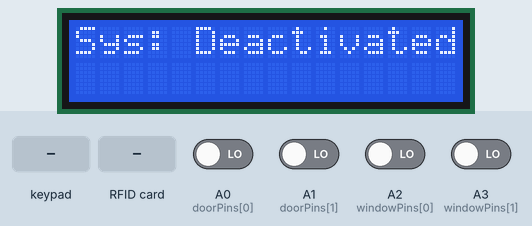
Bench run of a sketch on a simulated Arduino Nano 33 IoT. Shown: 16×2 character LCD. The inputs (shaded band) are chosen by the test bench; at power-on: A0 (doorPins[0]), A1 (doorPins[1]), A2 (windowPins[0]), A3 (windowPins[1]) LOW. Nothing arrives over Bluetooth unless stated; what the sketch prints to the serial monitor is not drawn.

Above: at 1.3 s.
1.4 s: keypad keys 5 7 5 6 2 1 # pressed 0.4 s apart
At 5.4 s:
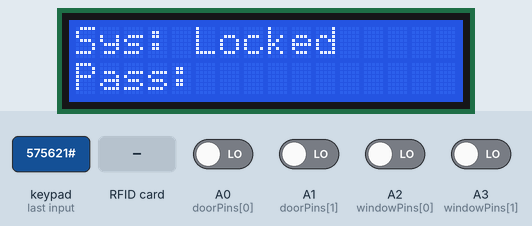
5.7 s: A0 (doorPins[0]) driven HIGH
At 6.3 s:
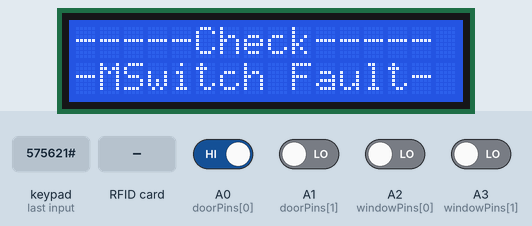
7.4 s: RFID card 5E 7A 19 C4 held to the reader
At 8.4 s:
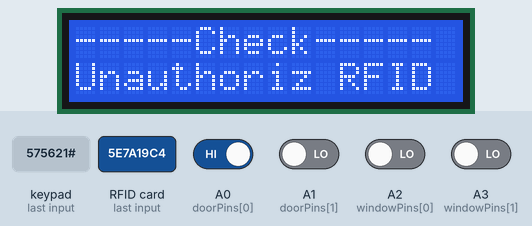
8.9 s: key '*' pressed
At 9.3 s:
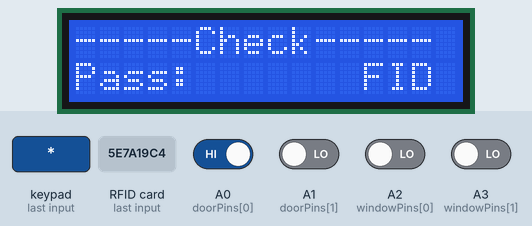
10.4 s: keypad keys 8 7 6 5 # pressed 0.4 s apart
At 13.7 s:
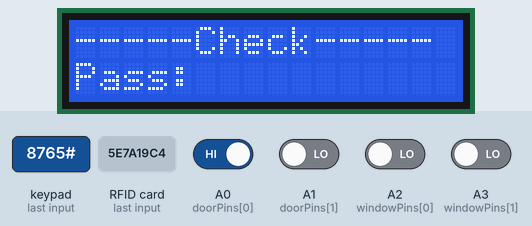
14.0 s: A0 (doorPins[0]) driven LOW
At 14.5 s:
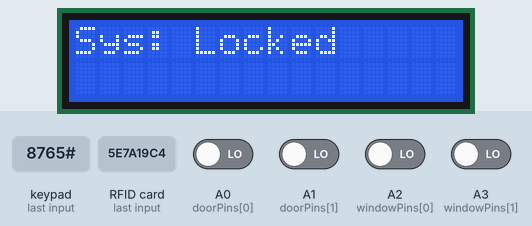
Timing chart, 0 to 16.6 s (numbered marks = the images above; inputs shaded):
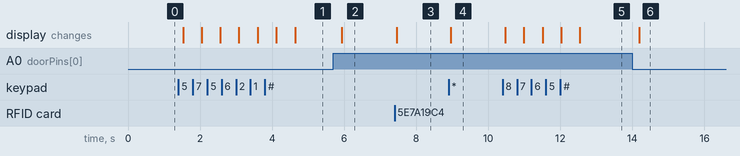

Measured:
- after the input at 1.4 s, the display: first changes after 0.13 s (image 1 shows a later state)
- after the input at 5.7 s, the display: changes after 0.23 s (image 2)
- after the input at 7.4 s, the display: changes after 0.06 s (image 3)
- after the input at 8.9 s, the display: changes after 0.05 s (image 4)
- after the input at 10.4 s, the display: first changes after 0.07 s (image 5 shows a later state)
- after the input at 14.0 s, the display: changes after 0.19 s (image 6)

The sketch:

Project.ino
```cpp
#include <ArduinoBLE.h>
#include <SPI.h>
#include <MFRC522.h>
#include <LiquidCrystal_I2C.h>
#include <Keypad.h>
#include <Wire.h>

// Bluetooth setup
#define SERVICE_UUID           "6E400001-B5A3-F393-E0A9-E50E24DCCA9E"
#define CHARACTERISTIC_UUID_RX "6E400002-B5A3-F393-E0A9-E50E24DCCA9E"
#define CHARACTERISTIC_UUID_TX "6E400003-B5A3-F393-E0A9-E50E24DCCA9E"
// BLE Variables
BLEService securityService(SERVICE_UUID); // create service
BLEStringCharacteristic rxCharacteristic(CHARACTERISTIC_UUID_RX, BLEWrite, 30);
BLEStringCharacteristic txCharacteristic(CHARACTERISTIC_UUID_TX, BLENotify, 30);

// RFID setup
#define SS_PIN 10
#define RST_PIN 9
MFRC522 mfrc522(SS_PIN, RST_PIN);
byte authorizedUID[4] = {0xD0, 0xE1, 0x26, 0x10}; // Authorized card UID
// LCD setup
LiquidCrystal_I2C lcd(0x3F, 16, 2);
// Keypad setup
const byte ROWS = 4;
const byte COLS = 3;
char keys[ROWS][COLS] = {{'1','2','3'}, {'4','5','6'}, {'7','8','9'}, {'*','0','#'}};
byte rowPins[ROWS] = {8, 7, 6, 5};
byte colPins[COLS] = {4, 3, 2};
// Microswitch setup
Keypad keypad(makeKeymap(keys), rowPins, colPins, ROWS, COLS);
int doorPins[2] = {A0, A1};
int windowPins[2] = {A2, A3};
// System state
bool systemDeactivated = true;
String enteredPassword = "";
String correctPassword = "575621";
// Global variables to keep track of door and window status changes
bool wasDoorWindowFault = false;
bool potentialBreakIn = false;
bool lastSystemActivated = true;
bool lastPotentialBreakIn = true;
bool lastlockSys = true;
bool lastdeactSys = true;

void setup() {
  Serial.begin(9600);
  while (!Serial);
  SPI.begin();
  mfrc522.PCD_Init();
  lcd.init();
  lcd.backlight();
  updateLCD();
  Serial.println("System Initialized");

  if (!BLE.begin()) {
    Serial.println("Starting BLE failed!");
    while (1);
  }

  BLE.setLocalName("SecuritySystem");
  BLE.setAdvertisedService(securityService);
  securityService.addCharacteristic(rxCharacteristic);
  securityService.addCharacteristic(txCharacteristic);
  BLE.addService(securityService);
  BLE.setEventHandler(BLEConnected, blePeripheralConnectHandler);
  BLE.setEventHandler(BLEDisconnected, blePeripheralDisconnectHandler);
  rxCharacteristic.setEventHandler(BLEWritten, rxCharacteristicWritten);
  rxCharacteristic.setValue("SecuritySystem");
  BLE.advertise();
  Serial.println(("Bluetooth device active, waiting for connections..."));
  Serial.println(BLE.address());


  /*
  BLE.setLocalName("SecuritySystem");
  BLE.setAdvertisedService(securityService);
  securityService.addCharacteristic(systemStateCharacteristic);
  BLE.addService(securityService);
  systemStateCharacteristic.writeValue("Locked");
  BLE.advertise();
  Serial.println("BLE service advertised");
  */
}

void loop() {
  BLE.poll();
  readKeypad();
  checkRFID();
  checkDoorsAndWindows();
  dataSend();
}

// Function to compare two UIDs
bool isAuthorizedUID(byte *scannedUID) {
  for (byte i = 0; i < 4; i++) {  // Assuming UID is 4 bytes
    if (scannedUID[i] != authorizedUID[i]) {
      return false;
    }
  }
  return true;
}

void readKeypad() {
  char key = keypad.getKey();
  if (key) {
    Serial.print("Keypad pressed: ");
    Serial.println(key);
    if (key == '#') {
      if (enteredPassword == correctPassword) {
        systemDeactivated = !systemDeactivated;
        enteredPassword = "";
        updateLCD();
        lastSystemActivated = true;
        //Serial.println(systemDeactivated);
        Serial.println("Password correct. System state toggled.");
      } else {
        enteredPassword = ""; // Reset password entry on fail
        Serial.println("Password incorrect. Entry reset.");
      }
    } else if (key == '*') {
      enteredPassword = ""; // Clear entered password
      Serial.println("Password entry cleared.");
    } else {
      enteredPassword += key;
    }
    lcd.setCursor(0, 1);
    lcd.print("Pass: " + enteredPassword + "      ");
  }
}

void checkRFID() {
  if (mfrc522.PICC_IsNewCardPresent() && mfrc522.PICC_ReadCardSerial()) {
    /*
    Serial.print("Card UID:");
    for (byte i = 0; i < mfrc522.uid.size; i++) {
      Serial.print(mfrc522.uid.uidByte[i] < 0x10 ? " 0" : " ");
      Serial.print(mfrc522.uid.uidByte[i], HEX);
    }
    Serial.println();
    */
    // Check if the scanned card's UID matches the authorized UID
    if (isAuthorizedUID(mfrc522.uid.uidByte)) {
      systemDeactivated = !systemDeactivated;  // Toggle the system state
      updateLCD();
      //Serial.println(systemDeactivated);
      if (systemDeactivated) {
        lastSystemActivated = true;
        Serial.println("Security System Deactivated");
      } else {
        lastSystemActivated = true;
        Serial.println("Security System Locked");
      }
    } else {
      //Serial.println(systemDeactivated);
      lcd.setCursor(0, 1);
      lcd.print("Unauthoriz RFID");
      Serial.println("Unauthorized RFID attempted");
    }

    mfrc522.PICC_HaltA(); // Halt PICC
  }
}


void checkDoorsAndWindows() {
  // Read the current status of each door and window microswitch
  bool doorStatus1 = digitalRead(doorPins[0]);
  bool doorStatus2 = digitalRead(doorPins[1]);
  bool windowStatus1 = digitalRead(windowPins[0]);
  bool windowStatus2 = digitalRead(windowPins[1]);

  delay(100);
  if (!systemDeactivated) {
    // Check for door and window faults or break-ins
    if (doorStatus1 || doorStatus2 || windowStatus1 || windowStatus2) {
      if (!wasDoorWindowFault) {  // Only update if this is a new event
        lcd.clear();
        if ((doorStatus1 && !doorStatus2) || (!doorStatus1 && doorStatus2) ||
            (windowStatus1 && !windowStatus2) || (!windowStatus1 && windowStatus2)) {
          // Fault in one of the microswitches
          lcd.setCursor(0, 0);
          lcd.print("-----Check-----");
          lcd.setCursor(0, 1);
          lcd.print("-MSwitch Fault-");
          Serial.println("One microswitch fault detected.");
        } else if ((doorStatus1 && doorStatus2) || (windowStatus1 && windowStatus2)) {
          // Potential break-in (both switches open)
          lcd.setCursor(0, 0);
          lcd.print("---Potential---");
          lcd.setCursor(0, 1);
          lcd.print("---Break-in!---");
          Serial.println("Potential break-in detected.");
          potentialBreakIn = true;
          lastPotentialBreakIn = true;
        }
        wasDoorWindowFault = true;
      }
    } else if (wasDoorWindowFault) {
      updateLCD();
      Serial.println("Doors and Windows are secure.");
      wasDoorWindowFault = false;
      potentialBreakIn = false;
      lastPotentialBreakIn = true;
    }
  }
}

void updateLCD() {
  lcd.clear();
  lcd.setCursor(0, 0);
  if (systemDeactivated) {
    lcd.print("Sys: Deactivated");
    //Serial.println("LCD updated: System Deactivated");
  } else {
    lcd.print("Sys: Locked   ");
    //Serial.println("LCD updated: System Locked");
  }
}

void blePeripheralConnectHandler(BLEDevice central) {
  // central connected event handler
  Serial.print("Connected event, central: ");
  Serial.println(central.address());
}

void blePeripheralDisconnectHandler(BLEDevice central) {
  // central disconnected event handler
  Serial.print("Disconnected event, central: ");
  Serial.println(central.address());
}

void rxCharacteristicWritten(BLEDevice central, BLECharacteristic characteristic) {
  String receivedValue = rxCharacteristic.value();

  // Find the indexes of the commas
  int firstCommaIndex = receivedValue.indexOf(',');
  int secondCommaIndex = receivedValue.indexOf(',', firstCommaIndex + 1);

  // Extract each part of the data string
  String motionDetect = receivedValue.substring(0, firstCommaIndex);
  String lockSystem = receivedValue.substring(firstCommaIndex + 1, secondCommaIndex);
  String deactivateSystem = receivedValue.substring(secondCommaIndex + 1);

  // Convert string values to integer
  int moDetect = motionDetect.toInt();
  int lockSys = lockSystem.toInt();
  int deactSys = deactivateSystem.toInt();

  // Update system status based on the lock and deactivate signals
  if (lockSys == 1 && lastlockSys == true) {
    systemDeactivated = false; // Lock system indicates system should be active (not deactivated)
    updateLCD();
    Serial.println("System is now active (locked).");
    lastlockSys = false;
    lastdeactSys = true;
  } else if (deactSys == 1 && lastdeactSys == true) {
    systemDeactivated = true; // Deactivate system indicates system should be deactivated
    updateLCD();
    Serial.println("System is now deactivated.");
    lastlockSys = true;
    lastdeactSys = false;
  }

  // Debug print to Serial monitor
  Serial.print("Motion Detected: ");
  Serial.println(moDetect);
  Serial.print("Lock System: ");
  Serial.println(lockSys);
  Serial.print("Deactivate System: ");
  Serial.println(deactSys);
  Serial.println(".....................................");
}

void dataSend() {
  // Check if there's a change in state
  if (lastSystemActivated == true || lastPotentialBreakIn == true) {
    // Prepare data to send
    String dataToSend = String(systemDeactivated) + "," + String(potentialBreakIn);
    txCharacteristic.setValue(dataToSend);
    Serial.print("Sending data: ");
    Serial.println(dataToSend);

    // Update last known states
    lastSystemActivated = false;
    lastPotentialBreakIn = false;
  }
}
```
